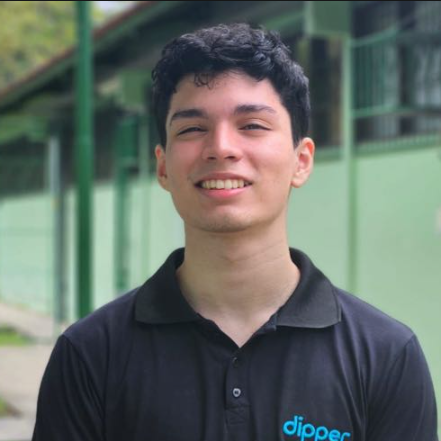
#> input picture backend/media/clients/client_1.png, 441 x 441 px
$ python -i storage_image_editor.py   (imports and definitions only)   (older library calls are emulated)
#> lines starting #> are read from the running program, lines starting #| are printed output that depends on the picture
#> further down, picture is the input picture: PIL image 441x441 RGBA; mean R, G, B, A 99.9, 108.8, 102.2, 255
import os
import io
import time
import uuid
from typing import Optional, Dict, Any, Tuple, List

from PIL import Image, ExifTags
import numpy as np

try:
    import cv2  # opcional, usado para face e nitidez via Laplaciano
except Exception:
    cv2 = None

try:
    import mediapipe as mp  # opcional, para detecção de esqueleto (pose)
except Exception:
    mp = None

MEDIA_ROOT = os.path.join(os.path.dirname(__file__), "media")
EDITOR_DIR = os.path.join(MEDIA_ROOT, "editor")

def _ensure_dir(path: str):
    os.makedirs(path, exist_ok=True)

def _gen_id() -> str:
    return f"img_{int(time.time() * 1000)}_{uuid.uuid4().hex[:8]}"

def _unique_name(prefix: str, ext: str = "png") -> str:
    return f"{prefix}_{int(time.time()*1000)}_{uuid.uuid4().hex[:6]}.{ext}"

def _to_array(img: Image.Image) -> np.ndarray:
    return np.asarray(img).astype(np.float32)

def _from_array(arr: np.ndarray) -> Image.Image:
    arr = np.clip(arr, 0, 255).astype(np.uint8)
    return Image.fromarray(arr)

# [159 lines left out: functions _apply_adjustments, _compute_histogram_rgb, _compute_sharpness, _read_metadata, not called in this run]

# --------- Pose (esqueleto) via MediaPipe ---------
_POSE_NAMES = [
    "nose", "left_eye_inner", "left_eye", "left_eye_outer", "right_eye_inner", "right_eye", "right_eye_outer",
    "left_ear", "right_ear", "mouth_left", "mouth_right",
    "left_shoulder", "right_shoulder", "left_elbow", "right_elbow", "left_wrist", "right_wrist",
    "left_pinky", "right_pinky", "left_index", "right_index", "left_thumb", "right_thumb",
    "left_hip", "right_hip", "left_knee", "right_knee", "left_ankle", "right_ankle",
    "left_heel", "right_heel", "left_foot_index", "right_foot_index",
]

def _detect_pose_landmarks(img: Image.Image) -> List[Dict[str, Any]]:
    if mp is None:
        return []
    arr = np.asarray(img.convert("RGB"))
    mp_pose = mp.solutions.pose
    with mp_pose.Pose(static_image_mode=True, model_complexity=1, enable_segmentation=False) as pose:
        res = pose.process(arr)
        if not res.pose_landmarks:
            return []
        landmarks = []
        for i, lm in enumerate(res.pose_landmarks.landmark):
            name = _POSE_NAMES[i] if i < len(_POSE_NAMES) else f"lm_{i}"
            landmarks.append({"name": name, "x": float(lm.x), "y": float(lm.y), "visibility": float(getattr(lm, "visibility", 0.0))})
        return landmarks

# [111 lines left out: functions _max_aspect_rect, _crop_normal, _crop_face, save_original, _detect_face_anchor, _detect_face_bbox, not called in this run]

# ADD: detecção de múltiplas faces
def _detect_faces(img: Image.Image) -> List[Tuple[int, int, int, int]]:
    if cv2 is None:
        return []
    arr = np.asarray(img.convert("RGB"))
    gray = cv2.cvtColor(arr, cv2.COLOR_RGB2GRAY)
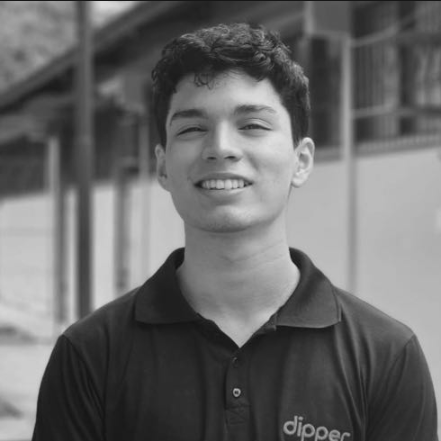
#> gray: shape (441, 441); min 19, max 232, mean 105.4
    cascade = cv2.CascadeClassifier(cv2.data.haarcascades + "haarcascade_frontalface_default.xml")
    faces = cascade.detectMultiScale(gray, 1.2, 6)
#> faces = [[148, 65, 151, 151]]
    return [(int(x), int(y), int(w), int(h)) for (x, y, w, h) in faces]

def _detect_pose_anchor(img: Image.Image, anchor: str) -> Optional[Tuple[int, int]]:
    """Usa landmarks da pose para obter a âncora. Coordenadas normalizadas -> pixels."""
    if mp is None:
        return None
    lms = _detect_pose_landmarks(img)
    if not lms:
        return None
    # Se pedirem 'center', usa o centro entre quadris; caso contrário, usa ponto específico
    w, h = img.width, img.height
    name_map = {lm["name"]: lm for lm in lms}
    if anchor in name_map:
        lm = name_map[anchor]
        return (int(lm["x"] * w), int(lm["y"] * h))
    # anchors compostos
    if anchor == "hips_center":
        left = name_map.get("left_hip")
        right = name_map.get("right_hip")
        if left and right:
            return (int((left["x"] + right["x"]) * 0.5 * w), int((left["y"] + right["y"]) * 0.5 * h))
    if anchor == "shoulders_center":
        left = name_map.get("left_shoulder")
        right = name_map.get("right_shoulder")
        if left and right:
            return (int((left["x"] + right["x"]) * 0.5 * w), int((left["y"] + right["y"]) * 0.5 * h))
    return None

# ADD: auto-crop por pose/face com âncora dinâmica; retorna imagem cortada ou None para não cortar
def _auto_crop_by_pose(img: Image.Image, aspect: float = 1.0, scale: float = 1.0) -> Optional[Image.Image]:
    """
    Regra:
    - Se houver >1 faces detectadas: não corta.
    - Se houver 0 faces e nenhuma pose: não corta.
    - Se houver pose: ancora em 'shoulders_center'.
    - Caso contrário, se houver exatamente 1 face: ancora no centro da face.
    Usa a proporção 'aspect' e zoom 'scale' (1.0 = máximo, 2.0 = zoom-in).
    """
    faces = _detect_faces(img)
#> faces = [(148, 65, 151, 151)]
    if len(faces) > 1:
        return None

    # Se pose disponível, preferir âncora pelos ombros
    pose_anchor = _detect_pose_anchor(img, "shoulders_center")
    if pose_anchor is not None:
        return _crop_face(img, aspect=aspect, scale=scale, anchor="shoulders_center")

    # Sem pose: se exatamente 1 face, ancora no centro da face
    if len(faces) == 1:
        return _crop_face(img, aspect=aspect, scale=scale, anchor="center")

    # Sem pessoas detectadas
    return None

# [138 lines left out: functions process_image, get_metadata, get_histogram_and_sharpness, get_pose_landmarks, _compute_subject_sharpness, not called in this run]

>>> from PIL import Image
>>> picture = Image.open('media/clients/client_1.png')
#> (the run stopped early here; a loop or call above may not have finished)
